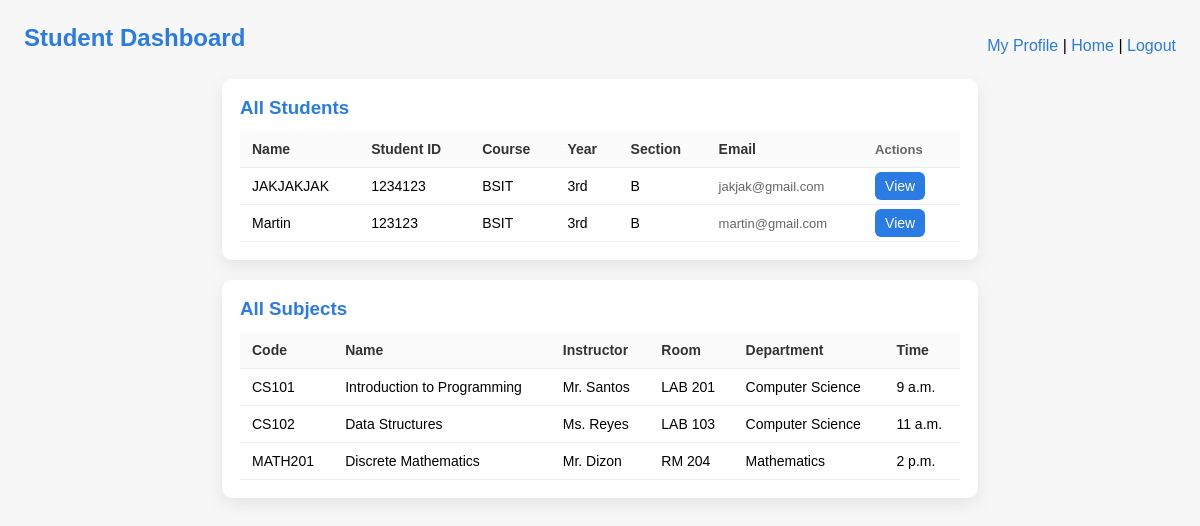
The app's page /dashboard/ (signed in) with its own data.
### online_enrollment/models.py (models this page shows, shortened)
class Student(models.Model):
    user = models.OneToOneField(User, on_delete=models.CASCADE, related_name='student_profile')
    name = models.CharField(max_length=150, blank=True)
    age = models.PositiveIntegerField(null=True, blank=True)
    student_id = models.CharField(max_length=50, unique=True, blank=True, null=True)
    course = models.CharField(max_length=150, blank=True)
    year = models.CharField(max_length=50, blank=True)
    section = models.CharField(max_length=50, blank=True)
    created_at = models.DateTimeField(auto_now_add=True)
    updated_at = models.DateTimeField(auto_now=True)

class Subject(models.Model):
    subject_code = models.CharField(max_length=100)
    subject_name = models.CharField(max_length=100)
    instruction = models.CharField(max_length=100)
    room = models.CharField(max_length=100)
    department = models.CharField(max_length=100)
    time = models.TimeField()

### online_enrollment/views.py (the view)
# urls.py: path('dashboard/', views.dashboard, name='dashboard'),
@login_required(login_url='login_user')
def dashboard(request):
    students = Student.objects.select_related('user').all().order_by('name')
    subjects = Subject.objects.all().order_by('subject_code')
    return render(request, 'online_enrollment/dashboard.html', {
        'students': students,
        'subjects': subjects,
    })

### online_enrollment/templates/online_enrollment/dashboard.html (shortened to what this page needs)
{% load static %}
<!DOCTYPE html>
<html lang="en">
<head>
  <link rel="stylesheet" href="{% static 'css/style.css' %}">
</head>
<body>
  <div class="wrap">
    <div class="toplinks">
      <h2>Student Dashboard</h2>
      <div>
        <a class="link" href="{% url 'profile' %}">My Profile</a> |
        <a class="link" href="{% url 'home' %}">Home</a> |
        <a class="link" href="{% url 'logout_user' %}">Logout</a>
      </div>
    </div>
    <div class="card">
      <h3>All Students</h3>
      <table>
        <thead>
          <tr>
            <th>Name</th>
            <th>Student ID</th>
            <th>Course</th>
            <th>Year</th>
            <th>Section</th>
            <th>Email</th>
            <th class="small">Actions</th>
          </tr>
        </thead>
        <tbody>
          {% for s in students %}
          <tr>
            <td>{{ s.name|default:s.user.username }}</td>
            <td>{{ s.student_id|default:"—" }}</td>
            <td>{{ s.course|default:"—" }}</td>
            <td>{{ s.year|default:"—" }}</td>
            <td>{{ s.section|default:"—" }}</td>
            <td class="small">{{ s.user.email|default:"—" }}</td>
            <td class="actions">
              <a class="btn-view" href="{% url 'profile' %}?u={{ s.user.id }}">View</a>
            </td>
          </tr>
          {% empty %}
          <tr><td colspan="7" class="small">No students yet.</td></tr>
          {% endfor %}
        </tbody>
      </table>
    </div>
    <div class="card">
      <h3>All Subjects</h3>
      <table>
        <thead>
          <tr>
            <th>Code</th>
            <th>Name</th>
            <th>Instructor</th>
            <th>Room</th>
            <th>Department</th>
            <th>Time</th>
          </tr>
        </thead>
        <tbody>
          {% for sub in subjects %}
          <tr>
            <td>{{ sub.subject_code }}</td>
            <td>{{ sub.subject_name }}</td>
            <td>{{ sub.instruction }}</td>
            <td>{{ sub.room }}</td>
            <td>{{ sub.department }}</td>
            <td>{{ sub.time }}</td>
          </tr>
          {% empty %}
          <tr><td colspan="6" class="small">No subjects defined.</td></tr>
          {% endfor %}
        </tbody>
      </table>
    </div>
  </div>
</body>
</html>

### online_enrollment/static/css/style.css (style rules this page uses)
body { font-family: Arial, sans-serif; background: #f7f7f7; padding: 24px; margin: 0; }
.card { background: #fff; padding: 18px; border-radius: 10px; box-shadow: 0 6px 18px rgba(0,0,0,0.08); margin-bottom: 20px; max-width: 720px; margin-left: auto; margin-right: auto; }
h2, h3 { color: #2a7be4; margin: 0 0 12px 0; }
a { text-decoration: none; }
a.link, a.button { color: #2a7be4; }
table { width: 100%; border-collapse: collapse; }
th, td { padding: 10px 12px; border-bottom: 1px solid #eee; text-align: left; font-size: 14px; }
th { background: #fbfbfb; font-weight: 700; color: #333; }
.small { font-size: 13px; color: #666; }
.actions a { margin-right: 8px; text-decoration: none; padding: 6px 10px; border-radius: 6px; }
.btn-view { background: #2a7be4; color: #fff; }
.toplinks { display: flex; justify-content: space-between; align-items: center; margin-bottom: 12px; }
h2 { font-size: 24px; margin-bottom: 15px; }
.actions { margin-top: 20px; }

### records on screen
Student: name "JAKJAKJAK", student_id "1234123", course "BSIT", year "3rd", section "B", user.email "jakjak@gmail.com"
Student: name "Martin", student_id "123123", course "BSIT", year "3rd", section "B", user.email "martin@gmail.com"
Subject: subject_code "CS101", subject_name "Introduction to Programming", instruction "Mr. Santos", room "LAB 201", department "Computer Science", time "9 a.m."
Subject: subject_code "CS102", subject_name "Data Structures", instruction "Ms. Reyes", room "LAB 103", department "Computer Science", time "11 a.m."
Subject: subject_code "MATH201", subject_name "Discrete Mathematics", instruction "Mr. Dizon", room "RM 204", department "Mathematics", time "2 p.m."
